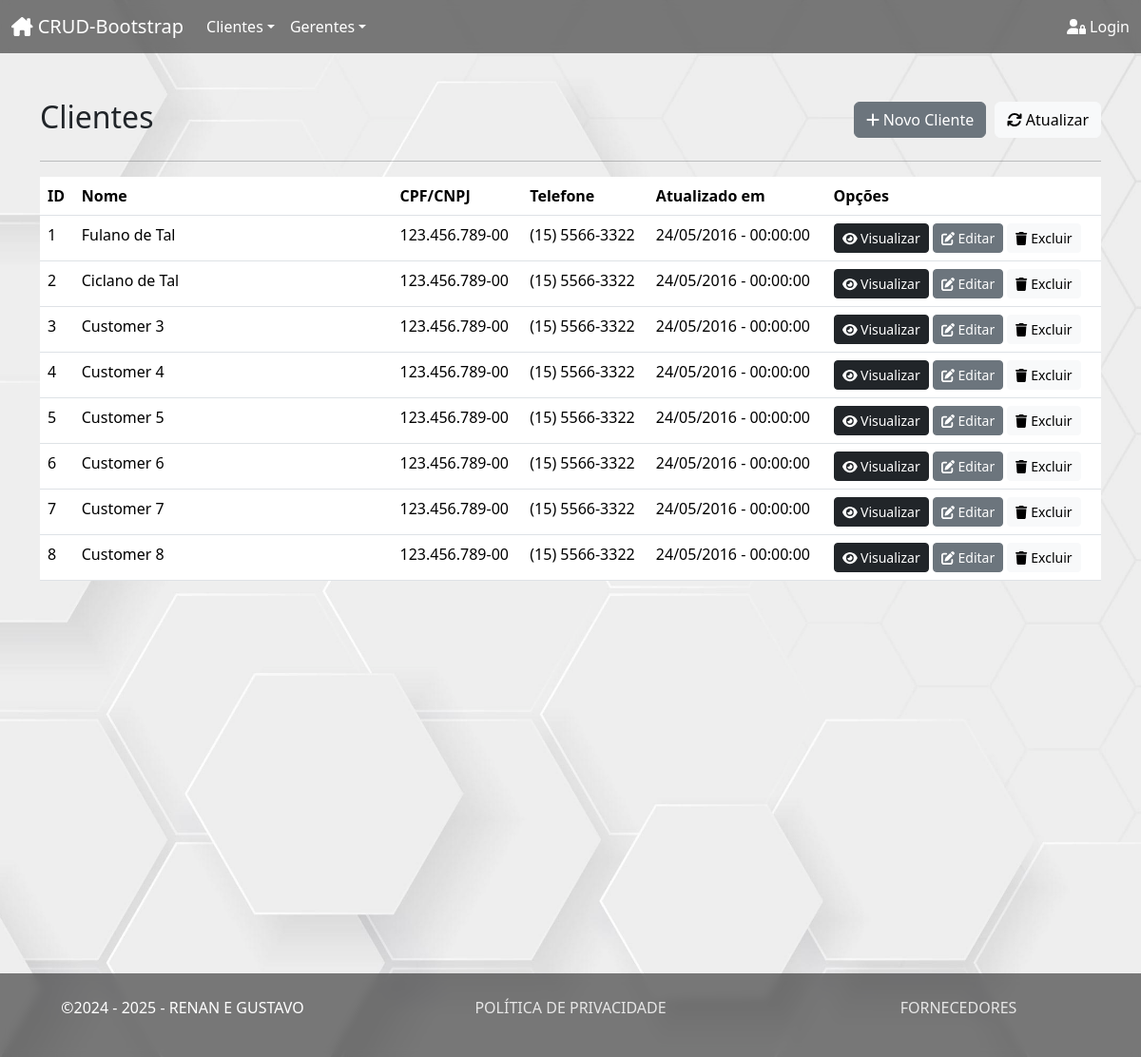
Page /customers/index.php on the committed database.
### tables this page shows
CREATE TABLE `customers` (
  `id` int(11) NOT NULL,
  `name` varchar(255) NOT NULL,
  `cpf_cnpj` varchar(14) NOT NULL,
  `birthdate` datetime NOT NULL,
  `address` varchar(255) NOT NULL,
  `hood` varchar(100) NOT NULL,
  `zip_code` varchar(8) NOT NULL,
  `city` varchar(100) NOT NULL,
  `state` varchar(2) NOT NULL,
  `phone` varchar(13) NOT NULL,
  `mobile` varchar(13) NOT NULL,
  `ie` varchar(12) NOT NULL,
  `created` datetime NOT NULL,
  `modified` datetime NOT NULL
);

### inc/database.php (called while the page is built, shortened)
<?php
	function open_database() {
		try {
			$conn = new PDO("mysql:host=". DB_HOST .";dbname=" . DB_NAME . ";charset=utf8", DB_USER, DB_PASSWORD);
			$conn->setAttribute(PDO::ATTR_ERRMODE, PDO::ERRMODE_EXCEPTION);
			return $conn;
		} catch (Exception $e) {
			throw $e;
			return null;
		}
	}
	function filter($table = null, $condition = null) {
		$database = open_database();
		$found = null;
		try {
			$sql = "SELECT * FROM " . $table;
			$stmt = $database->query($sql);
			$found = $stmt->fetchAll(PDO::FETCH_ASSOC);
		} catch (Exception $e) {
			$_SESSION['message'] = $e->getMessage();
			$_SESSION['type'] = 'danger';
		}
		return $found;
	}
	function find_all($table) {
		return filter($table);
	}
	function telefone( $dado ) {
		$tel = "(" . substr($dado, 0, 2) . ") " . substr($dado, 2, 5) . "-" .  substr($dado, 7, 4);
		return $tel;
	}
	function formatadata( $data, $formato) {
		$dt = new DateTime ($data, new DateTimeZone("America/Sao_Paulo"));
		return $dt->format($formato);
	}
	function format_cpf_cnpj($value) {
		$value = preg_replace("/[^0-9]/", "", $value);
		if (strlen($value) === 11) {
			return preg_replace("/(\d{3})(\d{3})(\d{3})(\d{2})/", "$1.$2.$3-$4", $value);
		} elseif (strlen($value) === 14) {
			return preg_replace("/(\d{2})(\d{3})(\d{3})(\d{4})(\d{2})/", "$1.$2.$3/$4-$5", $value);
		}
		return $value;
	}
?>

### customers/functions.php (called while the page is built, shortened)
<?php
	function index() {
		$customers = find_all('customers');
	}
?>

### customers/index.php (the view, shortened to what this page needs)
<?php
	include("functions.php");
	index();
?>
			<div class="container-index-customers container-lg">
				<header class="mt-5">
					<div class="row">
						<div class="col-sm-6">
							<h2>Clientes</h2>
						</div>
						<div class="col-sm-6 text-end h2">
							<a class="btn btn-secondary" href="add.php"><i class="fa fa-plus"></i> Novo Cliente</a>
							<a class="btn btn-light" href="index.php"><i class="fa fa-refresh"></i> Atualizar</a>
						</div>
					</div>
				</header>
				<hr>
				<div class="table-responsive">
					<table class="table table-hover">
						<thead>
							<tr>
								<th>ID</th>
								<th width="30%">Nome</th>
								<th>CPF/CNPJ</th>
								<th>Telefone</th>
								<th>Atualizado em</th>
								<th>Opções</th>
							</tr>
						</thead>
						<tbody>
<?php if ($customers) : ?>
<?php foreach ($customers as $customer) : ?>
							<tr>
								<td><?php echo $customer['id']; ?></td>
								<td><?php echo $customer['name']; ?></td>
								<td><?php echo format_cpf_cnpj($customer['cpf_cnpj']); ?></td>
								<td><?php echo telefone($customer['phone']); ?></td>
								<td><?php echo formatadata($customer['modified'],"d/m/Y - H:i:s"); ?></td>
								<td class="actions text-right">
								<a href="view.php?id=<?php echo $customer['id']; ?>" class="btn btn-sm btn-dark"><i class="fa fa-eye"></i> Visualizar</a>
								<a href="edit.php?id=<?php echo $customer['id']; ?>" class="btn btn-sm btn-secondary"><i class="fa-solid fa-pen-to-square"></i> Editar</a>
								<a href="#" class="btn btn-sm btn-light" data-bs-toggle="modal" data-bs-target="#delete-modal" data-customer="<?php echo $customer['id']; ?>">
									<i class="fa fa-trash"></i> Excluir
								</a>
								</td>
							</tr>
<?php endforeach; ?>
<?php else : ?>
							<tr>
								<td colspan="6">Nenhum registro encontrado.</td>
							</tr>
<?php endif; ?>
						</tbody>
					</table>
				</div>
			</div>

### css/style.css (style rules this page uses)
html, body { height: 100%; overflow-x:hidden; }
body { background-image: url("../img/bg.jpg"); background-repeat: no-repeat; background-position: center; background-size: cover; }
.table-responsive { overflow-x: auto; }
.container-erro-index, .container-edit-usuarios, .container-valida, .container-index-customers, .container-add-customers, .container-edit-customers, .container-view-usuarios, .container-add-usuarios, .container-add-gerentes, .container-edit-gerentes, .container-view-gerentes, .container-index-usuarios, .container-index-gerentes { height: auto; min-height: 110vh; }

### rows in the picture
customers: id "1", name "Fulano de Tal", cpf_cnpj "123.456.789-00", phone "(15) 5566-3322", modified "24/05/2016 - 00:00:00"
customers: id "2", name "Ciclano de Tal", cpf_cnpj "123.456.789-00", phone "(15) 5566-3322", modified "24/05/2016 - 00:00:00"
customers: id "3", name "Customer 3", cpf_cnpj "123.456.789-00", phone "(15) 5566-3322", modified "24/05/2016 - 00:00:00"
customers: id "4", name "Customer 4", cpf_cnpj "123.456.789-00", phone "(15) 5566-3322", modified "24/05/2016 - 00:00:00"
customers: id "5", name "Customer 5", cpf_cnpj "123.456.789-00", phone "(15) 5566-3322", modified "24/05/2016 - 00:00:00"
customers: id "6", name "Customer 6", cpf_cnpj "123.456.789-00", phone "(15) 5566-3322", modified "24/05/2016 - 00:00:00"
customers: id "7", name "Customer 7", cpf_cnpj "123.456.789-00", phone "(15) 5566-3322", modified "24/05/2016 - 00:00:00"
customers: id "8", name "Customer 8", cpf_cnpj "123.456.789-00", phone "(15) 5566-3322", modified "24/05/2016 - 00:00:00"

### other values in the picture
$data->format("Y") "2025"
